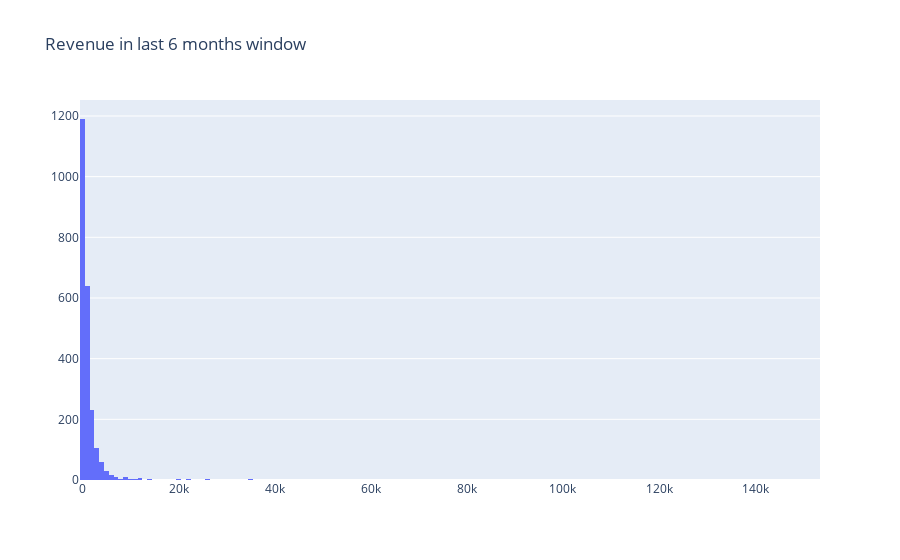

Notebook cell for this chart:
### Markdown cell above
Observation: Observed that the lfietime is  ordinally categorized in the clustering. the longest lifetime value is clustered as lifetime cluster 3 > cluster2 > and so on

### Code cell
# Plot of LTV Histogram

plot_data = [go.Histogram(x=segment_full_df['LifetimeValue'])]

plot_layout = go.Layout(title='Revenue in last 6 months window')

fig = go.Figure(data=plot_data, layout=plot_layout)
pyoff.iplot(fig)

### Figure 1 — Plotly figure (JSON) as saved in the notebook; plotly's stock layout.template omitted (floating-point values rounded to 4 significant figures; data arrays with more than 128 entries replaced by an {"elided": "..."} marker saying what was removed)
{"data": [{"type": "histogram", "x": {"elided": "2330 float values"}}], "layout": {"title": {"text": "Revenue in last 6 months window"}}}
